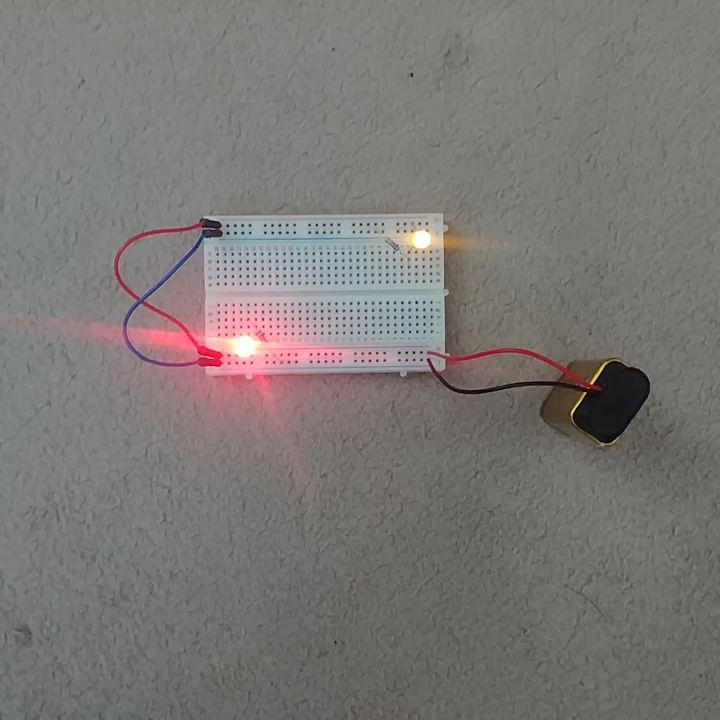
#> input picture pictures/2LEDclose.jpg, 1440 x 1440 px, found by its file name (shown at 1/2 size)
$ python '2 LEDs.py'
#> lines starting #> are read from the running program, lines starting #| are printed output that depends on the picture; after the words box and inside, x2 and y2 are one past the last pixel; in counts of white or black regions, pixels touching at a corner belong together
#> further down, twoLedC is the input picture: shape (1440, 1440, 3); mean B, G, R 116.5, 119.3, 122.4
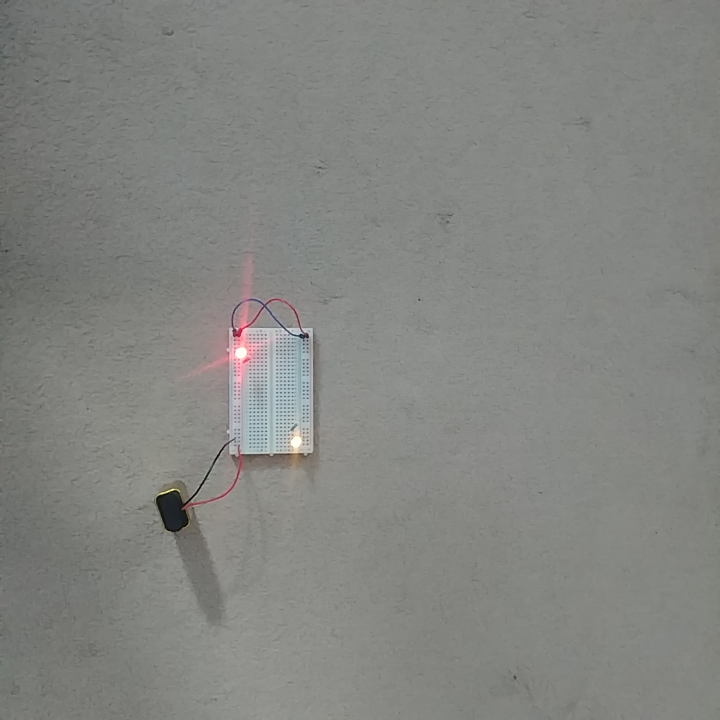
#> input picture pictures/2LEDfar.jpg, 1440 x 1440 px, found by its file name (shown at 1/2 size)
#> further down, twoLedF is the input picture: shape (1440, 1440, 3); mean B, G, R 128.9, 132.6, 131.4
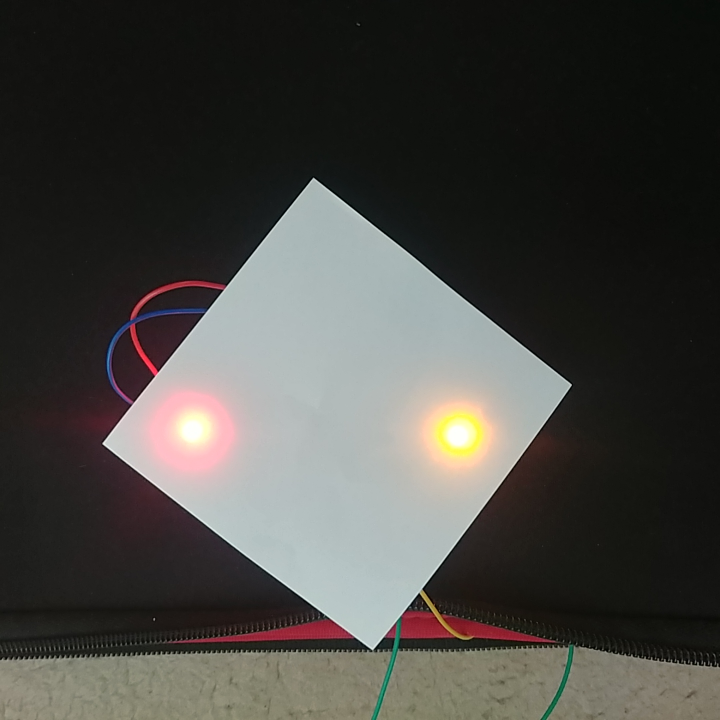
#> input picture pictures/2LEDpaper.jpg, 1440 x 1440 px, found by its file name (shown at 1/2 size)
#> further down, twoLedPaper is the input picture: shape (1440, 1440, 3); mean B, G, R 65.5, 69.5, 70.7
import cv2
from imutils import contours
from skimage import measure
import imutils
import numpy as np


def leddetector(image):
    # resize
    resized_image = cv2.resize(image, [500, 500])

    # convert to grayscale and apply blur
    blurred = cv2.GaussianBlur(resized_image, (11, 11), 0)
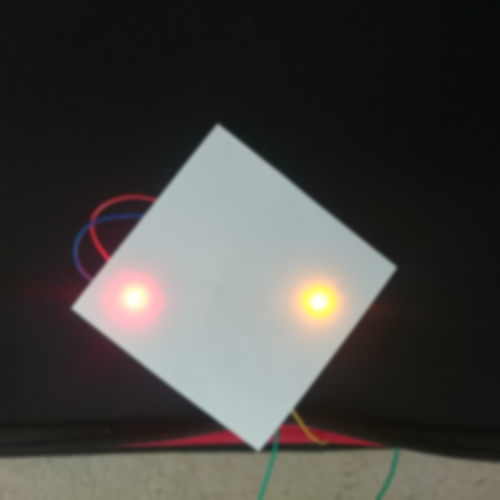
#> blurred: shape (500, 500, 3); mean B, G, R 65.4, 69.4, 70.6
    gray = cv2.cvtColor(blurred, cv2.COLOR_BGR2GRAY)
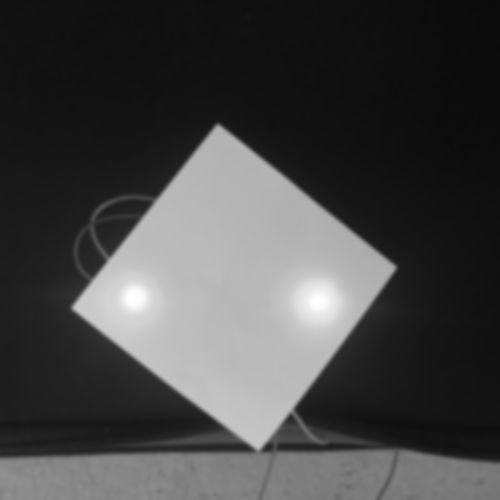
#> gray: shape (500, 500); min 10, max 254, mean 69.3

    # separate bright spots
    # pixel's value >= 225 set to 255 (white), the rest set to 0 (black)
    thresh = cv2.threshold(gray, 224, 255, cv2.THRESH_BINARY)[1]
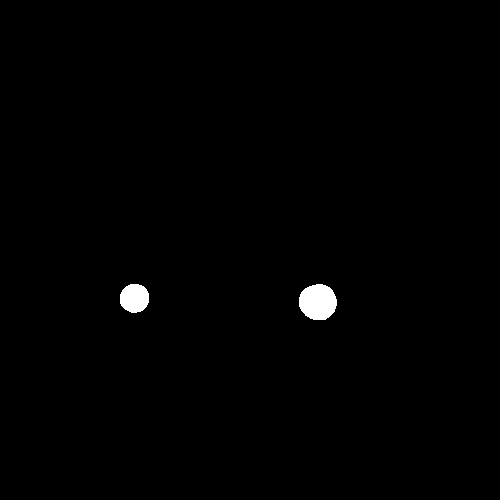
#> thresh: shape (500, 500); 0.71% white; 2 white regions, box (x1, y1, x2, y2) and area: (299, 284, 337, 320) 1086, (120, 284, 149, 313) 677

    # perform a connected component analysis on the thresholded image
    labels = measure.label(thresh, connectivity=2, background=0)
#> labels: shape (500, 500) int64; 3 distinct labels, from 0 to 2

    # initialize a mask to store only large enough (unique) components
    mask = np.zeros(thresh.shape, dtype="uint8")

    # loop over the unique components to separate actual light sources from reflections
    for label in np.unique(labels):
        # if this is the background label, ignore it
        if label == 0:
            continue

        # otherwise, construct the label mask and count the number of pixels in the mask
        labelMask = np.zeros(thresh.shape, dtype="uint8")
        labelMask[labels == label] = 255
        numPixels = cv2.countNonZero(labelMask)

        # if the number of pixels in the component is sufficiently
        # large, then add it to our mask of "large blobs"
        if 50 < numPixels:
            mask = cv2.add(mask, labelMask)
#> this loop made 3 passes
#> numPixels on passes 2 to 3: 677, 1086
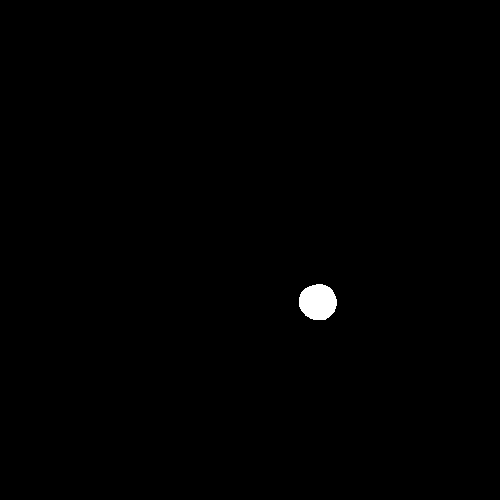
#> labelMask: shape (500, 500); 0.43% white; 1 white region

    # find the contours in the mask, then sort them from left to right
    cnts = cv2.findContours(mask.copy(), cv2.RETR_EXTERNAL, cv2.CHAIN_APPROX_SIMPLE)
#> cnts = 2 contours; box (x1, y1, x2, y2) and area: (299, 284, 337, 320) 1033, (120, 284, 149, 313) 636
    cnts = imutils.grab_contours(cnts)
    cnts = contours.sort_contours(cnts)[0]

    # new image to draw circles
    finalImage = resized_image.copy()

    # loop over the contours
    for (i, c) in enumerate(cnts):
        # draw the bright spot on the image
        (x, y, w, h) = cv2.boundingRect(c)
        # compute the minimum enclosing circle for each contour
        ((cX, cY), radius) = cv2.minEnclosingCircle(c)

        # color detection
        img_hsl = cv2.cvtColor(finalImage, cv2.COLOR_BGR2HSV)

        mean_color_value = cv2.mean(img_hsl, mask=mask)[0]

        if 0 < mean_color_value < 24:
            color = (0, 0, 255)
        elif 26 < mean_color_value < 70:
            color = (0, 255, 255)
        else:
            color = (0, 0, 0)

        # draw a circle around desired spots
        cv2.circle(finalImage, (int(cX), int(cY)), int(radius), color, 3)

        # count each spot
        cv2.putText(finalImage, "#{}".format(i + 1), (x, y - 15), cv2.FONT_HERSHEY_SIMPLEX, 0.45, color, 2)
#> this loop made 2 passes
#> (x, y, w, h, cX, cY, radius, mean_color_value) on passes 1 to 2: (120, 284, 29, 29, 133.8, 297.6, 14.87, 26.3), (299, 284, 38, 36, 317.5, 301.5, 19.04, 28.67)
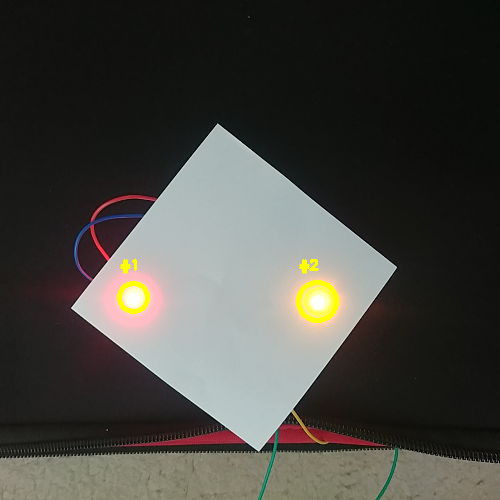
#> finalImage: shape (500, 500, 3); mean B, G, R 64.5, 69.6, 70.7

    # show images step by step
    cv2.imshow("original image", image)
    cv2.imshow("resized image", resized_image)
    cv2.imshow("blurred image", blurred)
    cv2.imshow("blurred graysacle image", gray)
    cv2.imshow("threshold", thresh)
    cv2.imshow("Two LEDs detected", finalImage)

    cv2.waitKey(0)


twoLedC = cv2.imread(r"C:\Users\konra\PycharmProjects\IP\pictures\2LEDclose.jpg")
twoLedF = cv2.imread(r"C:\Users\konra\PycharmProjects\IP\pictures\2LEDfar.jpg")
twoLedPaper = cv2.imread(r"C:\Users\konra\PycharmProjects\IP\pictures\2LEDpaper.jpg")

leddetector(twoLedPaper)
